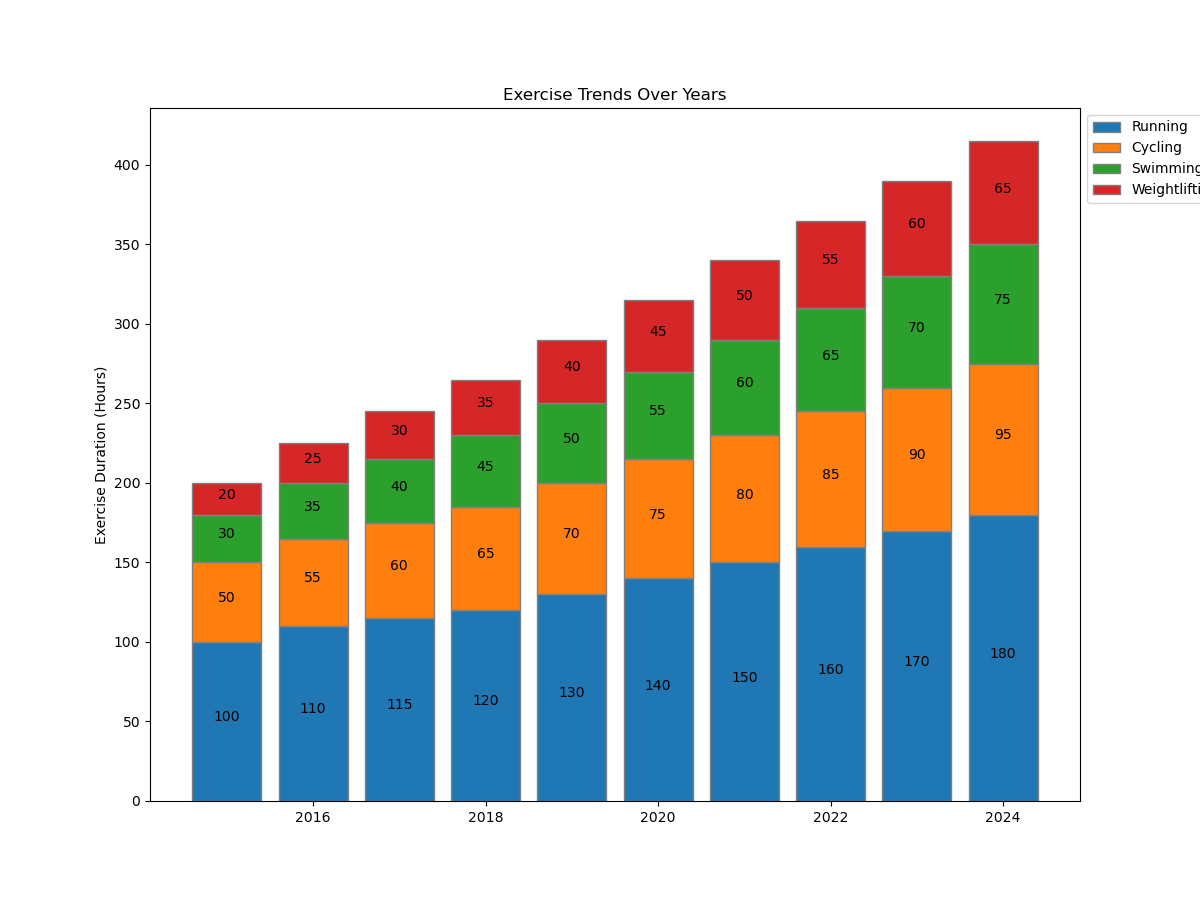

Reproduce this figure in Python.

import matplotlib.pyplot as plt
import pandas as pd

data = {
    'Year': [2015, 2016, 2017, 2018, 2019, 2020, 2021, 2022, 2023, 2024],
    'Running': [100, 110, 115, 120, 130, 140, 150, 160, 170, 180],
    'Cycling': [50, 55, 60, 65, 70, 75, 80, 85, 90, 95],
    'Swimming': [30, 35, 40, 45, 50, 55, 60, 65, 70, 75],
    'Weightlifting': [20, 25, 30, 35, 40, 45, 50, 55, 60, 65]
}

df = pd.DataFrame(data)

fig, ax = plt.subplots(figsize=(12, 9))

bars1 = ax.bar(df['Year'], df['Running'], color='#1f77b4', edgecolor='grey', width=0.8, label='Running')
bars2 = ax.bar(df['Year'], df['Cycling'], bottom=df['Running'], color='#ff7f0e', edgecolor='grey', width=0.8, label='Cycling')
bars3 = ax.bar(df['Year'], df['Swimming'], bottom=df['Running'] + df['Cycling'], color='#2ca02c', edgecolor='grey', width=0.8, label='Swimming')
bars4 = ax.bar(df['Year'], df['Weightlifting'], bottom=df['Running'] + df['Cycling'] + df['Swimming'], color='#d62728', edgecolor='grey', width=0.8, label='Weightlifting')

ax.set_ylabel('Exercise Duration (Hours)')
ax.set_title('Exercise Trends Over Years')
ax.legend(loc='upper left', bbox_to_anchor=(1, 1))

for bars in [bars1, bars2, bars3, bars4]:
    for bar in bars:
        height = bar.get_height()
        ax.annotate(f'{height}',
                    xy=(bar.get_x() + bar.get_width() / 2, bar.get_y() + height / 2),
                    xytext=(0, 3),
                    textcoords="offset points",
                    ha='center', va='center')

plt.show()
